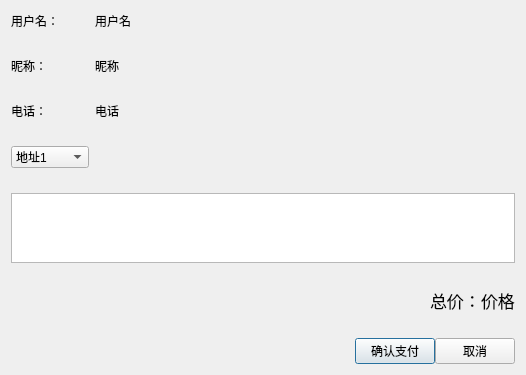
<?xml version="1.0" encoding="UTF-8"?>
<ui version="4.0">
 <class>confirm_order</class>
 <widget class="QDialog" name="confirm_order">
  <property name="geometry">
   <rect>
    <x>0</x>
    <y>0</y>
    <width>526</width>
    <height>372</height>
   </rect>
  </property>
  <property name="windowTitle">
   <string>确认订单</string>
  </property>
  <layout class="QGridLayout" name="gridLayout">
   <property name="verticalSpacing">
    <number>25</number>
   </property>
   <item row="0" column="0">
    <widget class="QLabel" name="label_u_account">
     <property name="text">
      <string>用户名：</string>
     </property>
    </widget>
   </item>
   <item row="0" column="1">
    <widget class="QLabel" name="u_account">
     <property name="text">
      <string>用户名</string>
     </property>
    </widget>
   </item>
   <item row="0" column="2">
    <spacer name="horizontalSpacer_5">
     <property name="orientation">
      <enum>Qt::Horizontal</enum>
     </property>
     <property name="sizeHint" stdset="0">
      <size>
       <width>210</width>
       <height>20</height>
      </size>
     </property>
    </spacer>
   </item>
   <item row="0" column="3" colspan="2">
    <spacer name="horizontalSpacer">
     <property name="orientation">
      <enum>Qt::Horizontal</enum>
     </property>
     <property name="sizeHint" stdset="0">
      <size>
       <width>155</width>
       <height>20</height>
      </size>
     </property>
    </spacer>
   </item>
   <item row="1" column="0">
    <widget class="QLabel" name="label_u_nickname">
     <property name="text">
      <string>昵称：</string>
     </property>
    </widget>
   </item>
   <item row="1" column="1">
    <widget class="QLabel" name="u_nickname">
     <property name="text">
      <string>昵称</string>
     </property>
    </widget>
   </item>
   <item row="1" column="2">
    <spacer name="horizontalSpacer_8">
     <property name="orientation">
      <enum>Qt::Horizontal</enum>
     </property>
     <property name="sizeHint" stdset="0">
      <size>
       <width>210</width>
       <height>20</height>
      </size>
     </property>
    </spacer>
   </item>
   <item row="1" column="3" colspan="2">
    <spacer name="horizontalSpacer_2">
     <property name="orientation">
      <enum>Qt::Horizontal</enum>
     </property>
     <property name="sizeHint" stdset="0">
      <size>
       <width>155</width>
       <height>20</height>
      </size>
     </property>
    </spacer>
   </item>
   <item row="2" column="0">
    <widget class="QLabel" name="label_u_telephone">
     <property name="text">
      <string>电话：</string>
     </property>
    </widget>
   </item>
   <item row="2" column="1">
    <widget class="QLabel" name="u_telephone">
     <property name="text">
      <string>电话</string>
     </property>
    </widget>
   </item>
   <item row="2" column="2">
    <spacer name="horizontalSpacer_9">
     <property name="orientation">
      <enum>Qt::Horizontal</enum>
     </property>
     <property name="sizeHint" stdset="0">
      <size>
       <width>210</width>
       <height>20</height>
      </size>
     </property>
    </spacer>
   </item>
   <item row="2" column="3" colspan="2">
    <spacer name="horizontalSpacer_3">
     <property name="orientation">
      <enum>Qt::Horizontal</enum>
     </property>
     <property name="sizeHint" stdset="0">
      <size>
       <width>155</width>
       <height>20</height>
      </size>
     </property>
    </spacer>
   </item>
   <item row="3" column="0">
    <widget class="QComboBox" name="comboBox_address">
     <item>
      <property name="text">
       <string>地址1</string>
      </property>
     </item>
     <item>
      <property name="text">
       <string>地址2</string>
      </property>
     </item>
     <item>
      <property name="text">
       <string>其他地址</string>
      </property>
     </item>
    </widget>
   </item>
   <item row="3" column="1" colspan="2">
    <spacer name="horizontalSpacer_10">
     <property name="orientation">
      <enum>Qt::Horizontal</enum>
     </property>
     <property name="sizeHint" stdset="0">
      <size>
       <width>261</width>
       <height>20</height>
      </size>
     </property>
    </spacer>
   </item>
   <item row="3" column="3" colspan="2">
    <spacer name="horizontalSpacer_4">
     <property name="orientation">
      <enum>Qt::Horizontal</enum>
     </property>
     <property name="sizeHint" stdset="0">
      <size>
       <width>155</width>
       <height>20</height>
      </size>
     </property>
    </spacer>
   </item>
   <item row="4" column="0" colspan="5">
    <widget class="QTextBrowser" name="textBrowser"/>
   </item>
   <item row="5" column="0" colspan="2">
    <spacer name="horizontalSpacer_6">
     <property name="orientation">
      <enum>Qt::Horizontal</enum>
     </property>
     <property name="sizeHint" stdset="0">
      <size>
       <width>122</width>
       <height>20</height>
      </size>
     </property>
    </spacer>
   </item>
   <item row="5" column="2" colspan="2">
    <spacer name="horizontalSpacer_11">
     <property name="orientation">
      <enum>Qt::Horizontal</enum>
     </property>
     <property name="sizeHint" stdset="0">
      <size>
       <width>275</width>
       <height>20</height>
      </size>
     </property>
    </spacer>
   </item>
   <item row="5" column="4">
    <layout class="QHBoxLayout" name="horizontalLayout">
     <item>
      <widget class="QLabel" name="label_price">
       <property name="font">
        <font>
         <pointsize>13</pointsize>
        </font>
       </property>
       <property name="text">
        <string>总价：</string>
       </property>
      </widget>
     </item>
     <item>
      <widget class="QLabel" name="price">
       <property name="font">
        <font>
         <pointsize>13</pointsize>
        </font>
       </property>
       <property name="text">
        <string>价格</string>
       </property>
      </widget>
     </item>
    </layout>
   </item>
   <item row="6" column="0" colspan="2">
    <spacer name="horizontalSpacer_7">
     <property name="orientation">
      <enum>Qt::Horizontal</enum>
     </property>
     <property name="sizeHint" stdset="0">
      <size>
       <width>122</width>
       <height>20</height>
      </size>
     </property>
    </spacer>
   </item>
   <item row="6" column="2">
    <spacer name="horizontalSpacer_12">
     <property name="orientation">
      <enum>Qt::Horizontal</enum>
     </property>
     <property name="sizeHint" stdset="0">
      <size>
       <width>210</width>
       <height>20</height>
      </size>
     </property>
    </spacer>
   </item>
   <item row="6" column="3" colspan="2">
    <layout class="QHBoxLayout" name="horizontalLayout_2">
     <item>
      <widget class="QPushButton" name="pushButton_accept">
       <property name="text">
        <string>确认支付</string>
       </property>
      </widget>
     </item>
     <item>
      <widget class="QPushButton" name="pushButton_cancel">
       <property name="text">
        <string>取消</string>
       </property>
      </widget>
     </item>
    </layout>
   </item>
  </layout>
 </widget>
 <resources/>
 <connections/>
</ui>
